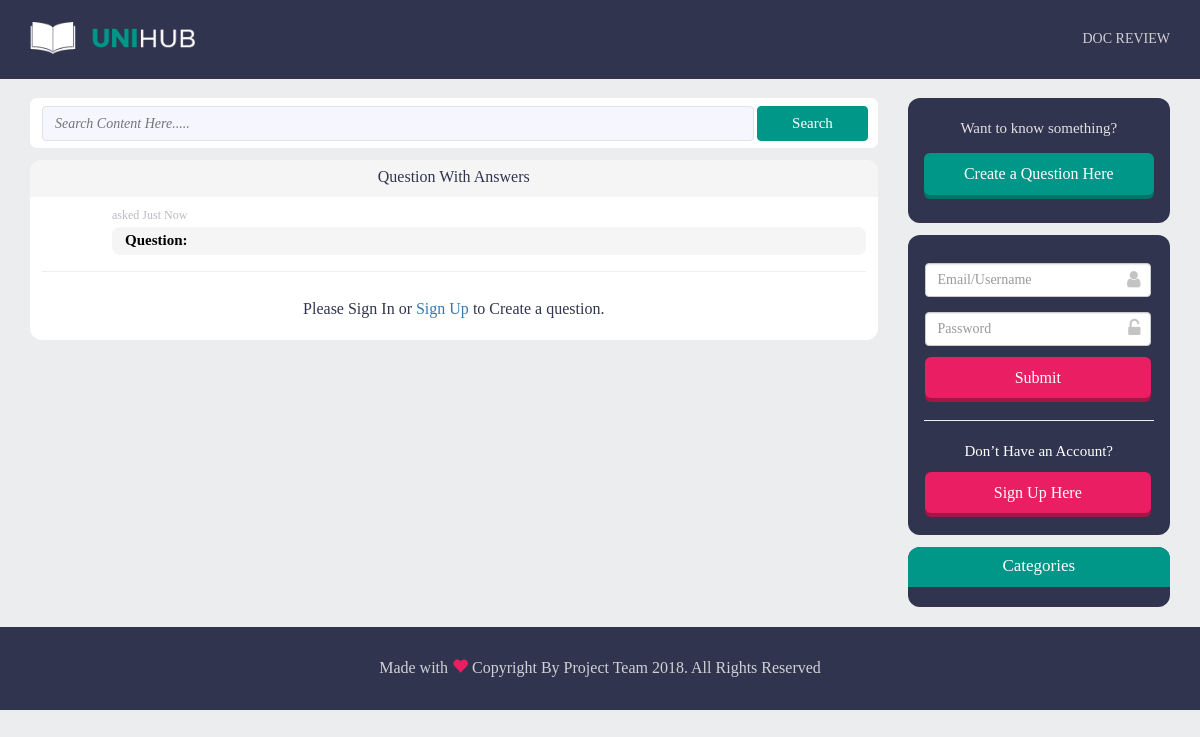
/question.php, run on an earlier commit of the app's database.
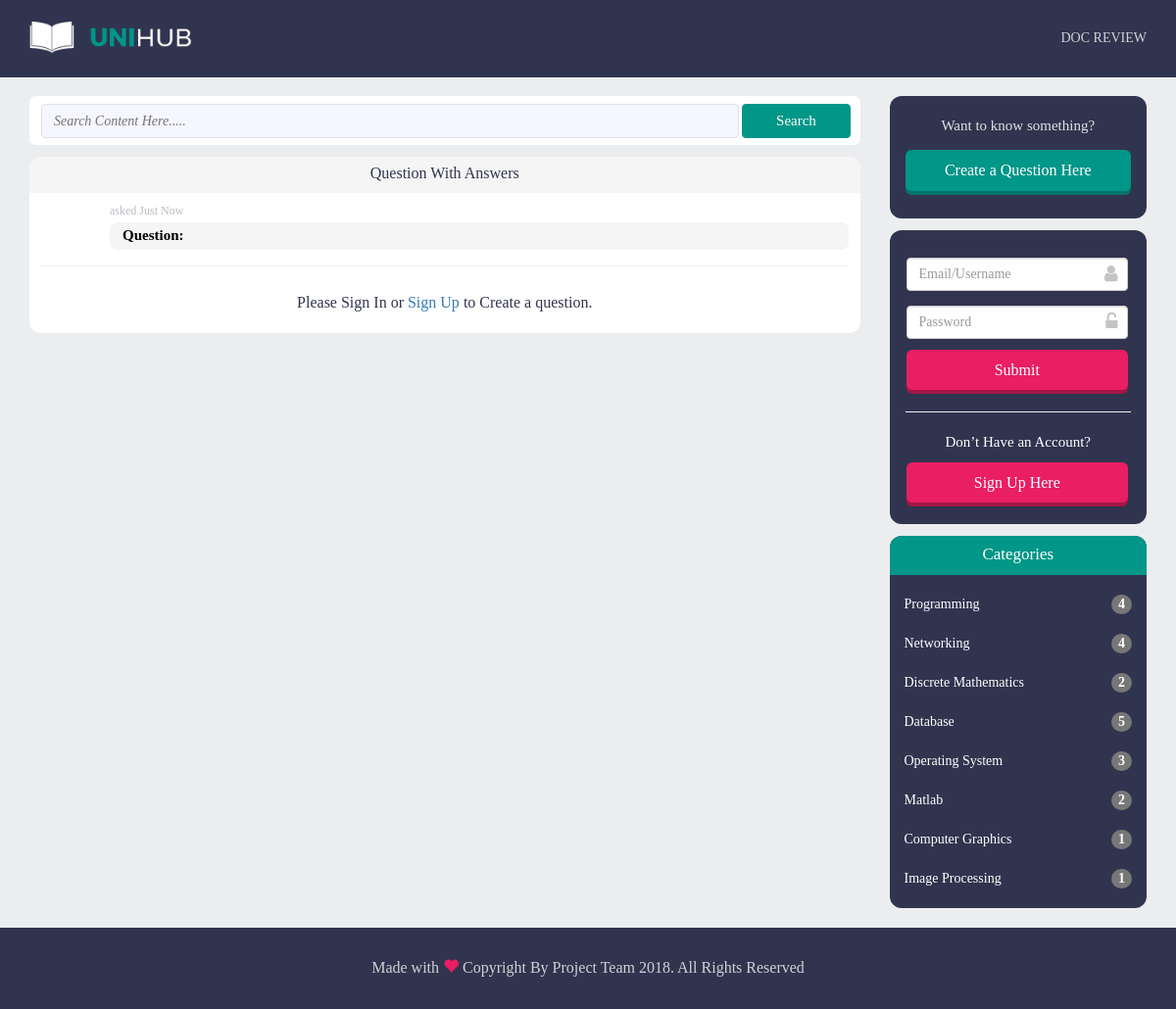
And on a later commit of the database.
### tables this page shows
CREATE TABLE `category` (
  `cat_id` int(11) NOT NULL,
  `cat_name` varchar(255) NOT NULL
);

### includes/utility.inc.php (the view, shortened to what this page needs)
<?php
	function postTime($postTime){
		$currentDateTime = new DateTime(date('Y-m-d H:i:s', time()));
		$postDateTime = new DateTime($postTime);
		$interval = $postDateTime->diff($currentDateTime);
		if($interval->y == 0 && $interval->m == 0 && $interval->d == 0 && $interval->h == 0 && $interval->i == 0){
			$str = ' Just Now';
			return $str;
		}
	}
	function categoryList(){
		include 'dbh.inc.php';
		echo '<ul class="list-group">';
		$catInfo = mysqli_query($conn, "SELECT * FROM category");
		while($catRow = mysqli_fetch_assoc($catInfo)){
			$catId = $catRow['cat_id'];
			$catName = $catRow['cat_name'];
			$catQus = mysqli_query($conn, "SELECT cat_id FROM question WHERE cat_id='$catId'");
			$counter = mysqli_num_rows($catQus);
			$url = 'category-view.php?catId='.$catId;
			echo '<a href="'.$url.'"><li class="list-group-item">'.$catName.'<span class="badge">'.$counter.'</span></li></a>';
		}
		echo '</ul>';
	}
?>

### header.php (shortened to what this page needs)
<?php
include 'includes/utility.inc.php';
?>
<!doctype html>
<html class="no-js" lang="en">
    <head>
        <link rel="stylesheet" href="assets/css/bootstrap.min.css">
        <link rel="stylesheet" href="assets/css/font-awesome.min.css">
        <link rel="stylesheet" href="style.css">
        <link rel="stylesheet" href="assets/css/responsive.css">
        <link rel="stylesheet" href="assets/css/prism.css">
    </head>
    <body>
    <header class="header-area">
        <div class="container">
            <div class="row">
                <div class="col-md-2">
                    <div class="logo">
                        <a href="index.php"><img src="assets/images/logo.png" alt="LOGO HERE"></a>
                    </div>
                </div>
                <div class="col-md-10">
                    <nav class="menu">
                        <ul>
                           <li><a href="doc-review.html">DOC REVIEW</a></li>
                        </ul>
                    </nav>
                </div>
            </div>
        </div>
    </header>

### question.php (shortened to what this page needs)
<?php include 'header.php'; ?>
<?php
	mysqli_query($conn, "UPDATE question SET ");
	$qusID = mysqli_real_escape_string($conn, $_GET['qusId']);
?>
<section class="main-section-area">
    <div class="container">
        <div class="row">
			<div class="col-md-9">
					<div class="input-group search-box">
						<form class="search" action="search.php" method="POST">
							<input type="text" name="search" class="searchTerm" placeholder="Search Content Here.....">
							<input type="submit" name="submit" value="Search" class="searchButton">
						</form>
					</div>
    			<div class="main-content-area">
               		<div class="main-content-header text-center">
                    	<p class="qn-ans">Question With Answers</p>
               		</div>
					<div class="all-ans-area">
						<div class="media">
							<div class="media-left">
							</div>
							<div class="media-body">
								<h4 class="media-heading"><?php echo $fullName;?> asked <?php echo postTime($post_time)?></h4>
								<p class="qn-area"><span class="question">Question:</span> <?php echo $question?> </p>
							</div>
							<hr class="content-line">
						</div>
					</div>
					<?php
						if(isset($_SESSION['uid'])){
							echo '<div class="reply-ans-area text-center">
									<form action = "includes/reply.inc.php" method="POST" role="form">
										<textarea class="tinymce" name="reply-ans" placeholder="Type Your Answer...." style="height:200px"></textarea>
											<br>
										<input type="hidden" name="qusId" value='.$qusID.'>
										<input type="submit" name="submit" value="Reply">
									</form>
								</div>';
						}
						else{
							echo '<div class="text-center" style="padding-bottom: 10px">
			                    	<p class="qn-ans">Please Sign In or <a href="register.php">Sign Up</a> to Create a question.</p>
			               		</div>';
						}
					?>
    			</div>
    		</div>
        	<?php include 'rightbar.php'?>
        </div>
    </div>
</section>
<?php include 'footer.php'?>

### rightbar.php
    <div class="col-md-3">
        <div class="create-questions-area text-right">
            <p>Want to know something?</p>
            <div class="create-account-button text-center">
               <a href="create-question.php" button type="button" class="btn btn-success btn-lg btn3d">Create a Question Here</button></a>
            </div>
        </div>
        <?php
        if(!isset($_SESSION['uid'])){
        	echo '<div class="login-area">
                 <div class="user-password">
				<form action="includes/login.inc.php" method="POST">
					<div class="form-group">
						<div class="icon-input-btn"><i class="fas fa-user"></i>
							<input type="text" class="form-control" name="uname" id="InputName" placeholder="Email/Username" required>
						</div>
					</div>
					<div class="form-group">
						<div class="icon-input-btn"><i class="fas fa-unlock-alt"></i>
							<input type="password" class="form-control" name="pwd" id="password" placeholder="Password" required>
						</div>
					</div>
					</div>
					<div class="log_in-button text-center">
						<input type="submit" name="submit" class="btn btn-success btn-lg btn3d_signup">
					</div>
				</form>
                  <hr class="line">
                  <p class="sign_up_text text-center">Don’t Have an Account?</p>
                  <div class="sign_up-button text-center">
                        <a href="register.php" button type="button" class="btn btn-success btn-lg btn3d_signup">Sign Up Here</button></a>
                  </div>
              </div>  ';
        }
        ?>
        <div class="categories-area">
            <div class="categories-header">
                <p>Categories</p>
            </div>
<?php categoryList();?>
        </div>
    </div>

### footer.php (shortened to what this page needs)
        <footer class="footer-area">
            <div class="container ">
                <div class="row">
                    <div class="col-md-12">
                        <p class="footer-text text-center">Made with <i class="glyphicon glyphicon-heart"></i> Copyright By Project Team 2018. All Rights Reserved</p>
                    </div>
                </div>
            </div>
        </footer>
    </body>
</html>

### style.css (style rules this page uses)
body { margin:0; font-family: 'Montserrat', sans-sarif; font-weight: 400; background-color: #EBEDEF; padding-top: 90px; }
.header-area { background-color: #31344F; position: fixed; top: 0; width: 100%; z-index: 99; }
.logo img { margin-top: 22px; width: 100%; }
nav.menu ul li { list-style: none; float: left; margin-left: 43px; }
nav.menu ul { float: right; }
nav.menu ul li a { font-size: 14px; text-transform: uppercase; text-decoration: none; color: #D0D1D5; font-weight: 900px; display: block; padding-top:29px; padding-bottom: 20px; }
.main-section-area { margin-top: 8px; }
.search-box { background-color: #ffffff; height: 50px; border-radius: 7px; width: 100%; }
.search input[type="text"] { margin-top: 8px; margin-left: 12px; font-size: 14px; font-style:italic; padding-left: 12px; width: 84%; border: 1px solid #E0E1E9; border-radius: 4px; height: 35px; background-color: #F5F6FF; }
.search input[type="submit"] { width: 13%; border: 1px solid #009688; border-radius: 4px; height: 27px; background-color: #009688; color: #ffffff; font-size: 15px; height: 35px; }
.main-content-area { background-color: #FFFFFF; height: auto; border-radius: 12px; margin-top: 12px; margin-bottom: 12px; }
.main-content-header { background-color: #F5F5F5; height: 37px; border-top-left-radius: 12px; border-top-right-radius: 12px; font-size: 18px; }
.media-heading { font-size: 12px; color: #B9BBC1; }
.question { color: #000000; font-weight: 600; }
.qn-area { color: #31344F; font-size: 15px; background-color: #F5F5F5; border-radius: 8px; height: auto; padding-left: 13px; padding-top: 3px; padding-bottom: 3px; text-decoration:none; }
.content-line { text-align: center; margin-top: 6px; }
.create-questions-area { height: 125px; background-color: #31344F; margin-bottom: 12px; border-radius: 12px; }
.create-questions-area p { padding-top: 20px; text-align: center; color: #E1E2E5; font-size:15px; }
.btn3d { position: relative; top: -6px; border: 0; transition: all .4s linear; margin-top: 10px; margin-bottom: 10px; margin-left: 2px; margin-right: 2px; font-size: 16px; width: 230px; }
.btn3d.btn-success { box-shadow: 0 0 0 0px #067369 inset, 0 0 0 0px #009688 inset, 0 4px 0 0 #067369; background-color: #009688; }
.login-area { height: 300px; background-color: #31344F; margin-bottom: 12px; border-radius: 12px; }
.user-password { width: 226px; margin-left: 17px; margin-right: 2px; }
.line { width: 230px; text-align: center; margin-top: 6px; }
.sign_up_text { color: #ffffff; font-size: 15px; padding-bottom: 3px; }
.btn3d_signup { position: relative; top: -6px; border: 0; transition: all .4s linear; margin-top: 2px; margin-bottom: 10px; margin-left: 0px; margin-right: 2px; font-size: 16px; width: 226px; }
.btn3d_signup.btn-success { box-shadow: 0 0 0 0px #067369 inset, 0 0 0 0px #A51546 inset, 0 4px 0 0 #A51546; background-color: #E91E63; }
.categories-area { height: auto; background-color: #31344F; margin-bottom: 12px; border-radius: 12px; margin-top: 12px; }
.categories-header { background-color: #009688; height: 40px; border-top-left-radius: 12px; border-top-right-radius: 12px; }
.categories-header p { text-align: center; font-size: 17px; font-weight:700px; color:#ffffff; padding-top: 7px; }
ul.list-group { padding: 10px 0; }
.list-group-item { background-color: #31344F; border-radius: 0px; color: #ffffff; border:none; font-size: 14px; }
.list-group a { text-decoration: none; }
.badge { font-size: 14px; }
.footer-area { background-color: #31344F; width: 100%; }
.footer-area p { padding-top:30px; padding-bottom: 20px; color:#D0D1D5; font-size: 16px; }
.glyphicon { color:#E91E63; }
.user-password { padding-top: 28px; }
.qn-ans { font-size: 16px; color:#31344F; padding-top: 6px; }
.all-ans-area { margin-left: 12px; margin-top: 12px; margin-right: 12px; font-size: 12px; }

What changed in the data, as far as the page shows it:
added category: cat_name "Programming", counter "4"
added category: cat_name "Networking", counter "4"
added category: cat_name "Discrete Mathematics", counter "2"
added category: cat_name "Database", counter "5"
added category: cat_name "Operating System", counter "3"
added category: cat_name "Matlab", counter "2"
added category: cat_name "Computer Graphics", counter "1"
added category: cat_name "Image Processing", counter "1"
